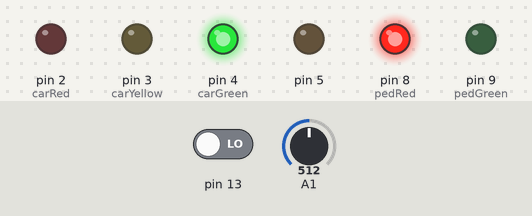
Recording of a sketch running on a simulated Arduino Uno, built with avr-gcc and run on an emulated ATmega328P. Parts: output pins drawn as LEDs (lit = HIGH). The inputs (shaded band) are chosen by the test bench; at power-on: pin 13 LOW, A1 = 512.

Above: at 1.2 s.
1.3 s: pin 13 driven HIGH
At 1.8 s:
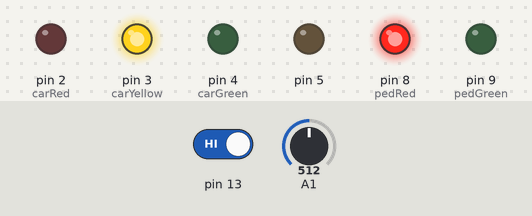
At 4.5 s:
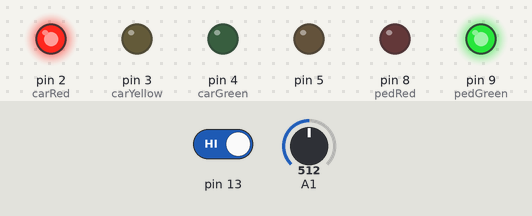
10.3 s: pin 13 driven LOW
At 10.7 s:
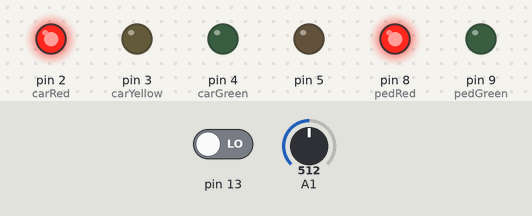
Timing chart, 0 to 13.3 s (numbered marks = the images above; inputs shaded):
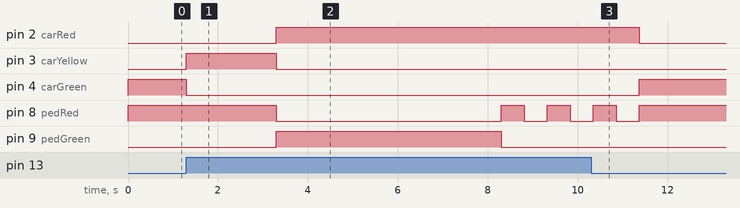

The sketch:

fantastic_snaget1.ino
```cpp
void setup() {
  pinMode(2, OUTPUT);
  pinMode(3, OUTPUT);
  pinMode(4, OUTPUT);
  pinMode(8, OUTPUT);
  pinMode(9, OUTPUT);
  pinMode(5, OUTPUT);
  pinMode(13, INPUT);
}

void loop() {

   int botao = 0;
 int pedRed = 8;
 int pedGreen = 9;
 int carRed = 2;
 int carYellow = 3;
 int carGreen = 4;
 int pot = analogRead(1);
int i = 0;

  botao = digitalRead(13);

digitalWrite(pedRed, HIGH);
digitalWrite(carGreen, HIGH);

  if (botao == HIGH) {
    digitalWrite(carGreen, LOW);
    digitalWrite(carYellow, HIGH);

    delay(2000);

    digitalWrite(carYellow, LOW);
    digitalWrite(carRed, HIGH);
    digitalWrite(pedGreen, HIGH);
    digitalWrite(pedRed, LOW);

    delay(5000);
    digitalWrite(pedGreen, LOW);
    while( i != 3 ){
    digitalWrite(pedRed, HIGH);
    delay(pot);
    digitalWrite(pedRed, LOW);
    delay(pot);
    i++;
    }
	digitalWrite(pedRed, HIGH);
    digitalWrite(carGreen, HIGH);
    digitalWrite(carRed, LOW);


  } else {


  	}


}
```

Measured:
- after the input at 1.3 s, pin 2 (carRed): LOW → HIGH after 2.0 s; pin 3 (carYellow): LOW → HIGH at once, → LOW 2.0 s later; pin 4 (carGreen): HIGH → LOW at once; pin 8 (pedRed): goes LOW 5.0 s, HIGH 0.51 s, LOW 0.51 s, HIGH 0.51 s, then LOW, starting after 2.0 s; pin 9 (pedGreen): LOW → HIGH after 2.0 s, → LOW 5.0 s later
- after the input at 10.3 s, pin 2 (carRed): goes on until 11.4 s, then stays LOW; pin 3 (carYellow): stays LOW (without the input it goes to HIGH after 1.1 s); pin 4 (carGreen): LOW → HIGH after 1.1 s; pin 8 (pedRed): goes on until 11.4 s, then stays HIGH; pin 9 (pedGreen): stays LOW (without the input it goes to HIGH after 3.1 s)
